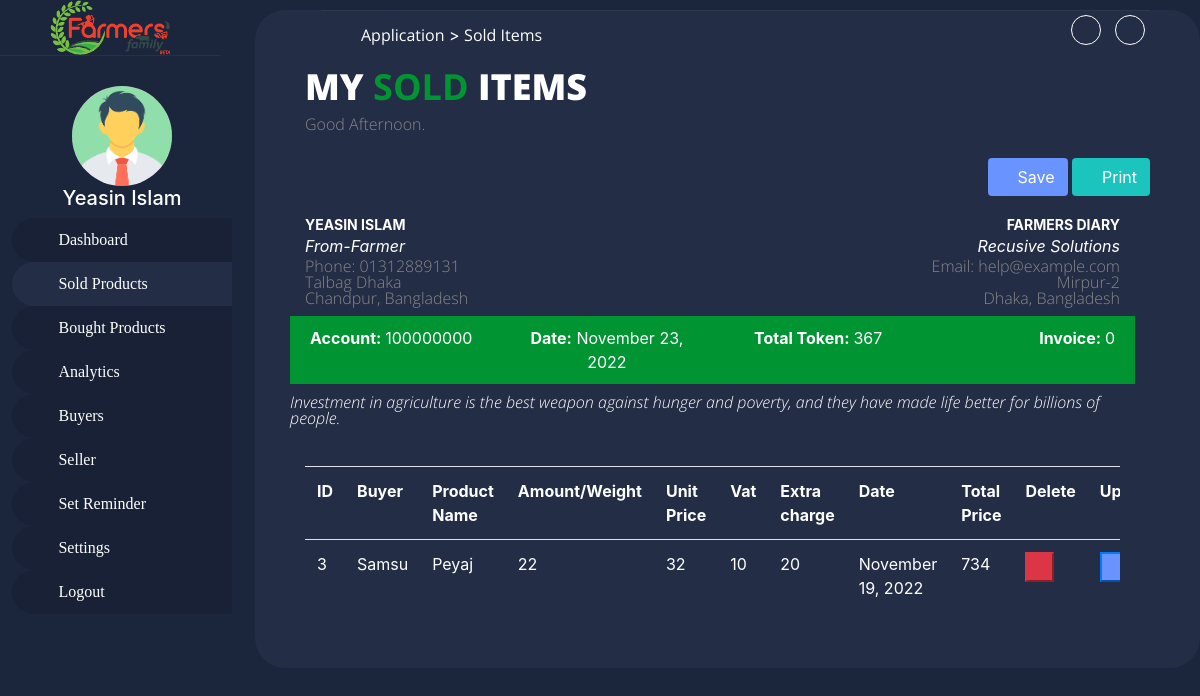
Screenshot of /sold-items.php (signed in) with the database file from the repository.
### tables this page shows
CREATE TABLE `farmersprofile` (
  `id` int(11) NOT NULL,
  `fname` varchar(30) DEFAULT NULL,
  `lname` varchar(30) DEFAULT NULL,
  `gender` varchar(20) DEFAULT NULL,
  `nid` int(11) DEFAULT NULL,
  `phone` int(11) DEFAULT NULL,
  `passwords` varchar(255) DEFAULT NULL,
  `address_id` int(11) DEFAULT NULL
);

CREATE TABLE `address` (
  `address_id` int(11) NOT NULL,
  `address_line` varchar(100) DEFAULT NULL,
  `thana` varchar(50) DEFAULT NULL,
  `district` varchar(50) DEFAULT NULL,
  `country` varchar(50) DEFAULT NULL,
  `user_type` varchar(40) DEFAULT NULL
);

CREATE TABLE `products` (
  `product_id` int(12) NOT NULL,
  `seller_id` int(12) DEFAULT NULL,
  `buyer_id` int(12) DEFAULT NULL,
  `datas` varchar(20) DEFAULT NULL
);

### database.php (called while the page is built, shortened)
<?php
class DatabaseConnection{
	private $host = "localhost";
	private $user = "root";
	private $dbname = "farmersdiary";
	private $password = "";
	public $conn;
	function __construct(){
		$conn = new mysqli($this -> host,$this -> user,$this -> password,$this -> dbname);
        return $this->conn = $conn;
	}
	public
	function query_execute($sql){
		$result = $this -> conn -> query($sql);
		return $result;
	}
}
 ?>

### class.php (called while the page is built, shortened)
<?php
	include_once __dir__."/database.php";
class Farmers extends User{
		public function getFarmersData($id){
			$objectFarmers =new DatabaseConnection();
			$getQuery = "SELECT * FROM farmersprofile WHERE id  = '$id'";
			$querydata = $objectFarmers->query_execute($getQuery);
			if($querydata->num_rows > 0){
				while($dataRows= $querydata->fetch_assoc()){
					$this -> fname =  $dataRows['fname'];
					$this -> lname =  $dataRows['lname'];
					$this -> phone =  $dataRows['phone'];
					$this -> address =  $dataRows['address_id'];
				}
			}
			$adid = $this -> address;
			$addressQuery = "SELECT * FROM address WHERE address_id  = '$adid'";
			$addressQ = $objectFarmers->query_execute($addressQuery);
			if($addressQ->num_rows > 0){
				while($addressInfo= $addressQ->fetch_assoc()){
					$this -> address =  $addressInfo['address_line'];
					$this -> thana =  $addressInfo['thana'];
					$this -> district =  $addressInfo['district'];
					$this -> country =  $addressInfo['country'];
				}
			}
		}
}
 ?>

### sold-items.php (the view, shortened to what this page needs)
<?php
  include_once 'class.php';
  include_once 'database.php';
  $id = $_SESSION['id'];
$database = new DatabaseConnection();
$farmerObject = new Farmers();
$farmerObject->getFarmersData($id);
?>
<!DOCTYPE html>
<html lang="en">
    <head>
        <link rel="stylesheet" href="css/bootstrap.min.css">
        <link rel="stylesheet" href="css/main.css">
        <link rel="stylesheet" href="css/icofont/icofont.min.css">
    </head>
    <body style="background:#1b253b;">
        <div class="dashboard">
                    <?php include_once('user-sidebar.php'); ?>
                <div class="content-body">
                    <div class="row">
                        <div class="col-xl-12 col-md-12">
                            <?php include_once('user-topbar.php') ?>
                        </div>
                    </div>
                    <div class="row">
                        <div class="col-md-12">
                            <div class="content-title">
                                <h2>My <span class="highlight">Sold</span> Items</h2>
                                <p> <?php
function Greetings($hours)
{
    if ($hours >= 0 && $hours <= 12) {
        return "Good Morning.";
    } else {
        if ($hours > 12 && $hours <= 17) {
            return "Good Afternoon.";
        } else {
            if ($hours > 17 && $hours <= 20) {
                return "Good Evening";
            } else {
                return "Good Night";
            }
        }
    }
}
$hour = date('H');
print Greetings($hour);
?></p>
                            </div>
                        </div>
                    </div>
                    <div class="row">
                        <div class="col-md-12">
                            <div class="print-btn float-right">
                                <button class="btn btn-default save"><i class="icofont-save" id="save"></i> Save</button>
                                <button class="btn btn-default print"><i class="icofont-printer"></i> Print</button>
                            </div>
                        </div>
                    </div>
                    <div class="row table-area">
                        <?php
                            include_once('user-and-company-info.php');
                         ?>
                        <div class="deshboard-header-line">
                            <ul>
                                <li><strong>Account: </strong><?php echo $id; ?></li>
                                <li><strong>Date:</strong> <?php echo date("F j, Y");?></li>
                                <li><strong>Total Token: </strong>367</li>
                                <li><Strong>Invoice: </Strong>0</li>
                            </ul>
                            <p>Investment in agriculture is the best weapon against hunger and poverty, and they have made life better for billions of people.</p>
                        </div>
 <div class="col-md-12">
                            <div class="table-content table-responsive">
                                <table class="table">
                                    <tbody>
                                        <tr>
                                            <th>ID</th>
                                            <th>Buyer</th>
                                            <th>Product Name</th>
                                            <th>Amount/Weight</th>
                                            <th>Unit Price</th>
                                            <th>Vat</th>
                                            <th>Extra charge</th>
                                            <th>Date</th>
                                            <th>Total Price</th>
                                            <th>Delete</th>
                                            <th>Update</th>
                                        </tr>
                        <?php
                           $productPrice = 0;
                           $prodcutNames = "";
                           $weight = 0;
                           $vat = 0;
                           $extra = 0;
                           $total  = 0;
                            $sellerQuery = "SELECT * FROM products WHERE '$id' = seller_id";
                            $queryExecute = $database->query_execute($sellerQuery);
                            if ($queryExecute->num_rows > 0) {
                                while ($row = $queryExecute->fetch_assoc()) {
                                    $product_id = $row['product_id'];
                                    $date = $row['datas'];
                                    $productInfo = "SELECT * FROM prodcut_details WHERE '$product_id' = product_id";
                                    $productInfoExecute = $database->query_execute($productInfo);
                                    if ($productInfoExecute->num_rows > 0) {
                                        while ($productsLine = $productInfoExecute->fetch_assoc()) {
                                            $productPrice +=  $productsLine['unit_price'];
                                            $prodcutNames .= $productsLine['product_name']." ";
                                            $weight += $productsLine['weight'];
                                            $vat += $productsLine['vat'];
                                            $extra+= $productsLine['extra_charge'];
                                            $total+= ($weight* $productPrice)+($vat+$extra);
                                        }
                                    }
?>
                                        <tr>
                                            <td><?php echo $row['product_id'];?></td>
                                            <td>Samsu</td>
                                            <td><?php echo $prodcutNames;?></td>
                                            <td><?php echo $weight;?></td>
                                            <td><?php echo $productPrice; ?></td>
                                            <td><?php echo $vat;?></td>
                                            <td><?php echo $extra;?></td>
                                            <td><?php echo $date; ?></td>
                                            <td><?php echo $total;?></td>
                                            <td><button class="btn-danger delete" delete="<?php echo $row['product_id'];?>" type="button" data-toggle="modal" data-target="#deleteOk"><span class="icofont-delete"></span></button></td>
                                            <td><button class="btn-primary save" type="button"  data-toggle="modal" data-target="#edit<?php echo $row['product_id'];?>"><span class="icofont-edit"></span></button></td>
                                        </tr>
<?php
                           $productPrice = 0;
                           $prodcutNames = "";
                           $weight = 0;
                           $vat = 0;
                           $extra = 0;
                           $total = 0;
                                }
                            }
                        ?>
                                    </tbody>
                                </table>
                            </div>
                        </div>
                    </div>
                 </div>
        </div>
    </body>
</html>

### user-sidebar.php (shortened to what this page needs)
        <div class="dashboard">
<div class="admin-menu-wrapper">
                        <div class="admin-menu">
                            <div class="admin-logo">
                                <img src="images/logo.png" alt="">
                            </div>
                            <div class="admin-menu-area">
                                <div class="user-info">
                                    <div class="profile-avater">
                                        <img src="images/user.png" alt="">
                                    </div>
                                    <div class="user-name">
                                        <h5 style="color: #ffffff; text-align-center;"><?php
                                        echo $farmerObject->fname." ";
                                        echo $farmerObject->lname;
                                        ?></h5>
                                    </div>
                                </div>
                                <ul>
                                    <li>
                                        <a href="deshboard.php"><i class="icofont-dashboard"></i> Dashboard</a>
                                    </li>
                                    <li>
                                        <a href="sold-items.php"><i class="icofont-food-cart"></i> Sold Products</a>
                                    </li>
                                    <li>
                                        <a href="bought-product.php"><i class="icofont-cart-alt"></i> Bought Products</a>
                                    </li>
                                    <li>
                                        <a href="analytics.php"><i class="icofont-chart-line-alt"></i> Analytics</a>
                                    </li>
                                    <li>
                                        <a href="buyer-list.php"><i class="icofont-business-man-alt-2"></i> Buyers</a>
                                    </li>
                                    <li>
                                        <a href="seller.php"> <i class="icofont-funky-man"></i> Seller</a>
                                    </li>
                                    <li>
                                        <a href="reminder.php"><i class="icofont-ui-note"></i> Set Reminder</a>
                                    </li>
                                    <li>
                                        <a href="settings.php"><i class="icofont-ui-settings"></i> Settings</a>
                                    </li>
                                    <li>
                                        <a href="logout.php"><i class="icofont-logout"></i> Logout</a>
                                    </li>
                                </ul>
                            </div>
                        </div>
                    </div>

### user-and-company-info.php
<div class="col-md-6 col-sm-13">
                            <h4><?php
                                        echo $farmerObject->fname." ";
                                        echo $farmerObject->lname;
                                        ?>
                            </h4>
                            <i>From-<?php if($_SESSION['type'] == 'farmers'){echo "Farmer";}else if($_SESSION['type'] == 'mediator'){echo "Mediator";}?></i>
                            <p>Phone: 0<?php echo $farmerObject->phone; ?></p>
                            <p><?php echo $farmerObject->address." "; ?><?php echo $farmerObject->thana; ?></p>
                            <p><?php echo $farmerObject->district.", "; ?><?php echo $farmerObject->country; ?></p>
                        </div>
                        <div class="col-md-6 col-sm-12 text-right">
                            <h4>Farmers Diary</h4>
                            <i>Recusive Solutions</i>
                            <p>Email: help@example.com</p>
                            <p>Mirpur-2</p>
                            <p>Dhaka, Bangladesh</p>
                        </div>

### rows the page displays
farmersprofile: fname "Yeasin", lname "Islam", fname "YEASIN", lname "ISLAM", phone "1312889131"
address: address_line "Talbag", thana "Dhaka", district "Chandpur", country "Bangladesh"
products: product_id "3", prodcutNames "Peyaj", weight "22", productPrice "32", vat "10", extra "20", datas "November 19, 2022", total "734"

### other values shown
$id "100000000"
